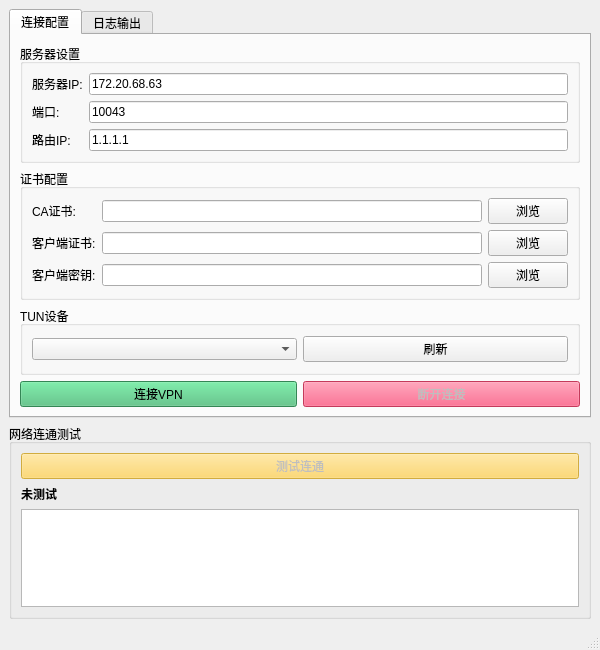
<?xml version="1.0" encoding="UTF-8"?>
<ui version="4.0">
 <class>MainWindow</class>
 <widget class="QMainWindow" name="MainWindow">
  <property name="geometry">
   <rect>
    <x>0</x>
    <y>0</y>
    <width>600</width>
    <height>650</height>
   </rect>
  </property>
  <property name="windowTitle">
   <string>VPN客户端</string>
  </property>
  <widget class="QWidget" name="centralWidget">
   <layout class="QVBoxLayout" name="verticalLayout">
    <item>
     <widget class="QTabWidget" name="tabWidget">
      <property name="currentIndex">
       <number>0</number>
      </property>
      <widget class="QWidget" name="tab">
       <attribute name="title">
        <string>连接配置</string>
       </attribute>
       <layout class="QVBoxLayout" name="verticalLayout_3">
        <item>
         <widget class="QGroupBox" name="serverGroup">
          <property name="title">
           <string>服务器设置</string>
          </property>
          <layout class="QFormLayout" name="formLayout">
           <item row="0" column="0">
            <widget class="QLabel" name="label">
             <property name="text">
              <string>服务器IP:</string>
             </property>
            </widget>
           </item>
           <item row="0" column="1">
            <widget class="QLineEdit" name="serverIp">
             <property name="text">
              <string>172.20.68.63</string>
             </property>
            </widget>
           </item>
           <item row="1" column="0">
            <widget class="QLabel" name="label_2">
             <property name="text">
              <string>端口:</string>
             </property>
            </widget>
           </item>
           <item row="1" column="1">
            <widget class="QLineEdit" name="serverPort">
             <property name="text">
              <string>10043</string>
             </property>
            </widget>
           </item>
           <item row="2" column="0">
            <widget class="QLabel" name="label_3">
             <property name="text">
              <string>路由IP:</string>
             </property>
            </widget>
           </item>
           <item row="2" column="1">
            <widget class="QLineEdit" name="routeIp">
             <property name="text">
              <string>1.1.1.1</string>
             </property>
            </widget>
           </item>
          </layout>
         </widget>
        </item>
        <item>
         <widget class="QGroupBox" name="certGroup">
          <property name="title">
           <string>证书配置</string>
          </property>
          <layout class="QFormLayout" name="formLayout_2">
           <item row="0" column="0">
            <widget class="QLabel" name="label_4">
             <property name="text">
              <string>CA证书:</string>
             </property>
            </widget>
           </item>
           <item row="0" column="1">
            <layout class="QHBoxLayout" name="horizontalLayout">
             <item>
              <widget class="QLineEdit" name="caCertPath"/>
             </item>
             <item>
              <widget class="QPushButton" name="browseCaCert">
               <property name="text">
                <string>浏览</string>
               </property>
              </widget>
             </item>
            </layout>
           </item>
           <item row="1" column="0">
            <widget class="QLabel" name="label_5">
             <property name="text">
              <string>客户端证书:</string>
             </property>
            </widget>
           </item>
           <item row="1" column="1">
            <layout class="QHBoxLayout" name="horizontalLayout_2">
             <item>
              <widget class="QLineEdit" name="clientCertPath"/>
             </item>
             <item>
              <widget class="QPushButton" name="browseClientCert">
               <property name="text">
                <string>浏览</string>
               </property>
              </widget>
             </item>
            </layout>
           </item>
           <item row="2" column="0">
            <widget class="QLabel" name="label_6">
             <property name="text">
              <string>客户端密钥:</string>
             </property>
            </widget>
           </item>
           <item row="2" column="1">
            <layout class="QHBoxLayout" name="horizontalLayout_3">
             <item>
              <widget class="QLineEdit" name="clientKeyPath"/>
             </item>
             <item>
              <widget class="QPushButton" name="browseClientKey">
               <property name="text">
                <string>浏览</string>
               </property>
              </widget>
             </item>
            </layout>
           </item>
          </layout>
         </widget>
        </item>
        <item>
         <widget class="QGroupBox" name="tunGroup">
          <property name="title">
           <string>TUN设备</string>
          </property>
          <layout class="QHBoxLayout" name="horizontalLayout_4">
           <item>
            <widget class="QComboBox" name="tunInterface"/>
           </item>
           <item>
            <widget class="QPushButton" name="refreshInterfaces">
             <property name="text">
              <string>刷新</string>
             </property>
            </widget>
           </item>
          </layout>
         </widget>
        </item>
        <item>
         <layout class="QHBoxLayout" name="horizontalLayout_5">
          <item>
           <widget class="QPushButton" name="connectButton">
            <property name="styleSheet">
             <string notr="true">background-color: rgb(73, 188, 119);</string>
            </property>
            <property name="text">
             <string>连接VPN</string>
            </property>
           </widget>
          </item>
          <item>
           <widget class="QPushButton" name="disconnectButton">
            <property name="enabled">
             <bool>false</bool>
            </property>
            <property name="styleSheet">
             <string notr="true">background-color: rgb(239, 71, 111);</string>
            </property>
            <property name="text">
             <string>断开连接</string>
            </property>
           </widget>
          </item>
         </layout>
        </item>
       </layout>
      </widget>
      <widget class="QWidget" name="tab_2">
       <attribute name="title">
        <string>日志输出</string>
       </attribute>
       <layout class="QVBoxLayout" name="verticalLayout_4">
        <item>
         <widget class="QPlainTextEdit" name="logOutput">
          <property name="readOnly">
           <bool>true</bool>
          </property>
         </widget>
        </item>
       </layout>
      </widget>
     </widget>
    </item>
    <item>
     <widget class="QGroupBox" name="testGroup">
      <property name="title">
       <string>网络连通测试</string>
      </property>
      <layout class="QVBoxLayout" name="verticalLayout_2">
       <item>
        <widget class="QPushButton" name="testConnectionBtn">
         <property name="enabled">
          <bool>false</bool>
         </property>
         <property name="styleSheet">
          <string notr="true">background-color: rgb(255, 209, 77);</string>
         </property>
         <property name="text">
          <string>测试连通</string>
         </property>
        </widget>
       </item>
       <item>
        <widget class="QLabel" name="testStatus">
         <property name="styleSheet">
          <string notr="true">font-weight: bold;</string>
         </property>
         <property name="text">
          <string>未测试</string>
         </property>
        </widget>
       </item>
       <item>
        <widget class="QPlainTextEdit" name="testOutput">
         <property name="readOnly">
          <bool>true</bool>
         </property>
        </widget>
       </item>
      </layout>
     </widget>
    </item>
   </layout>
  </widget>
  <widget class="QStatusBar" name="statusBar"/>
 </widget>
 <resources/>
 <connections/>
</ui>
